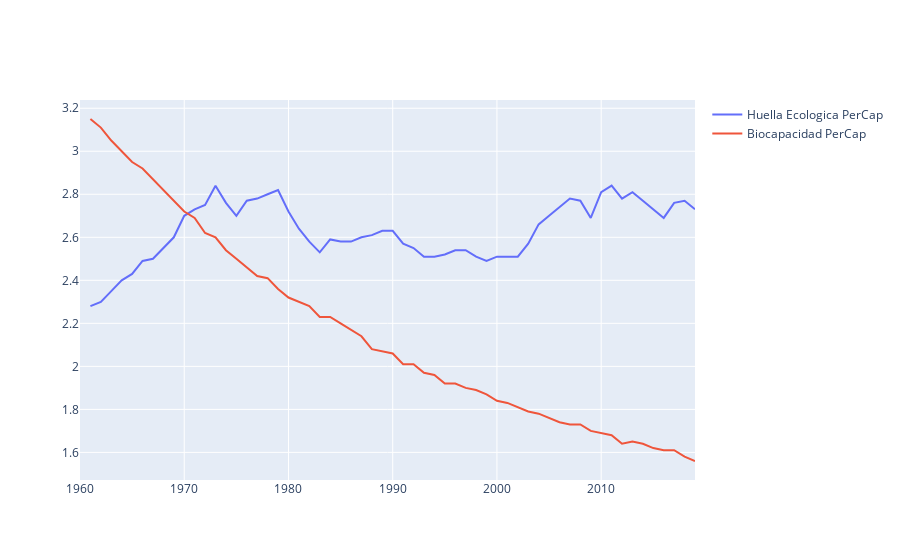

Notebook code for this chart:
### Code cell
import plotly.offline as py
col=['Huella Ecologica PerCap', 'Biocapacidad PerCap']
py.iplot([{
    'x':df_pr2.index,
    'y':df_pr2[col],
    'name': col
} for col in  df_pr2.columns], filename='cufflinks/multiple-lines-on-same-chart')
